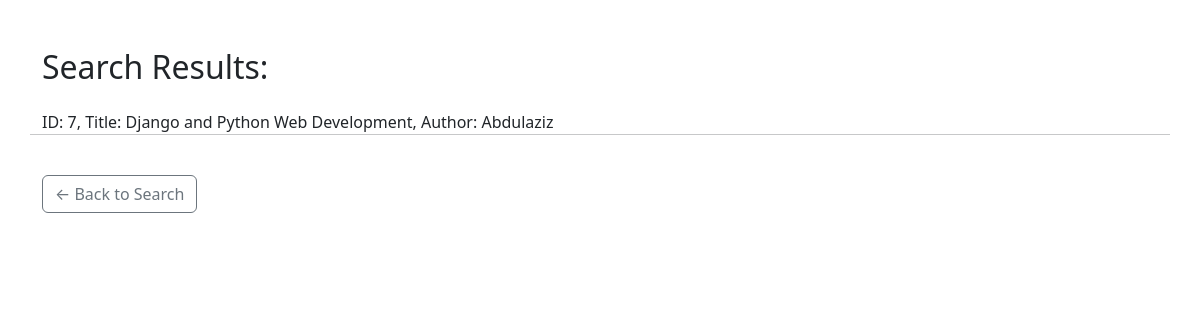
/lab7/query/, run on an earlier commit of the app's database.
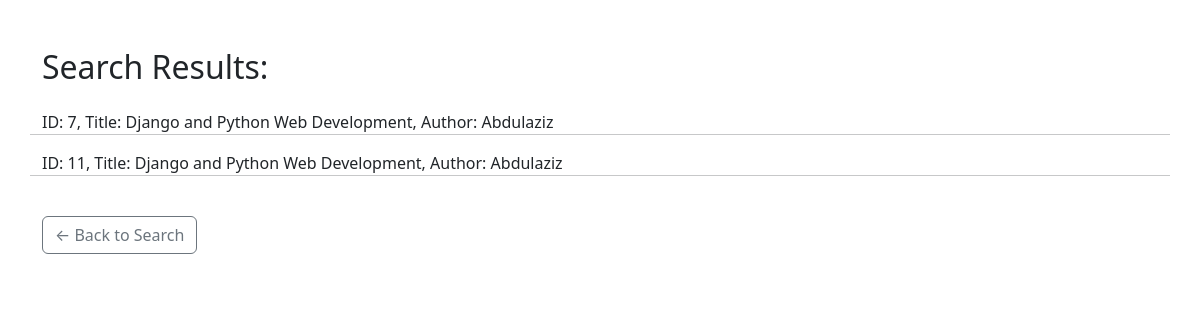
And on a later commit of the database.
### apps/bookmodule/models.py (models this page shows)
class Book(models.Model):
    title = models.CharField(max_length=50)
    author = models.CharField(max_length=50)
    price = models.FloatField(default=0.0)
    edition = models.SmallIntegerField(default=1)

### apps/bookmodule/views.py (the view)
# urls.py: path('lab7/query/', views.simple_query),
def simple_query(request):
   mybooks = Book.objects.filter(title__icontains='and')
   return render(request, 'bookmodule/bookList.html', {'books': mybooks})

### apps/templates/bookmodule/bookList.html
<link href="https://cdn.jsdelivr.net/npm/bootstrap@5.3.0/dist/css/bootstrap.min.css" rel="stylesheet">
<div class="container mt-5">
    <h2 class="mb-4">Search Results:</h2>
    <div class="row">
       {% for obj in books %}
    <div>
        ID: {{ obj.id }}, Title: {{ obj.title }}, Author: {{ obj.author }}
    </div>
    <hr>
{% endfor %}
    </div>
    <div class="mt-4">
        <a href="/bookmodule/search/" class="btn btn-outline-secondary">← Back to Search</a>
    </div>
</div>

What changed in the data, as far as the page shows it:
added Book: id "11", title "Django and Python Web Development", author "Abdulaziz"
